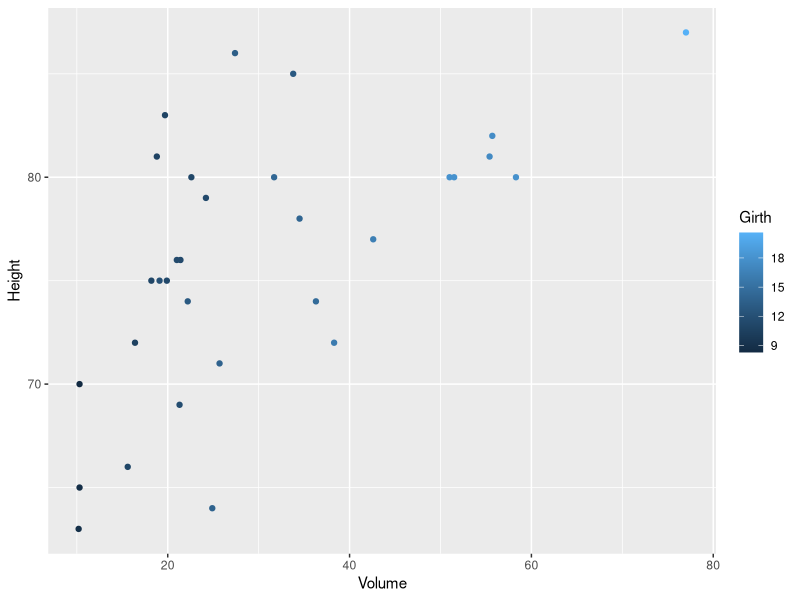

Reproduce this figure in R. (Note: this script raises an error after producing the figure.)
## ---- chunk 1
knitr::opts_chunk$set(echo = TRUE)
## ---- chunk 2
library(tidyverse)
## ---- chunk 3
trees

ggplot(data = trees, aes(x = Volume, y = Height, color = Girth)) +
  geom_point()# So for the most part, the three measured variables are pretty related to one another
## ---- chunk 4
height.model <- lm(data = trees, Height ~ Girth + Volume)
summary(height.model)

height.predict <- cbind(trees, predict(height.model))
trees$Predicted.Height <- height.predict$`predict(height.model)`

predict.height <- function(girth, volume) {
  Predicted.Height <- 83.2958 - (1.8615*girth) + (0.5756*volume)
  return(Predicted.Height)
}

predict.height(girth = 8.3, volume = 10.3)
## ---- chunk 5
predict.height <- function(girth, volume, units = "feet") {
  Predicted.Height <- 83.2958 - (1.8615*girth) + (0.5756*volume)
  if (units == "in"){
    return(Predicted.Height*12)
  }
  else if (units == "m"){
    return(Predicted.Height*0.3048)
  }
  else if (units == "cm") {
    return(Predicted.Height*30.48)
  }
  else{
    return(Predicted.Height)
  }
}

predict.height(8.3, 10.3, units = "m")

#Check our work!
predict.height(8.3, 10.3) * 0.3048
## ---- chunk 6
# predict.height(girth = 8.3)
# our function does not like this...

height.model.no.girth <- lm(data = trees, Height ~ Volume)
summary(height.model.no.girth)

height.model.no.volume <- lm(data = trees, Height ~ Girth)
summary(height.model.no.volume)
## ---- chunk 7
predict.height <- function(girth, volume, units = "feet") {
  if(girth == "no"){
    Predicted.Height <- 69.00336 + (0.2319*volume)
  }
  else if(volume == "no") {
    Predicted.Height <- 62.0313 + (1.0544*girth)
  }
  else{
    Predicted.Height <- 83.2958 - (1.8615*girth) + (0.5756*volume)
  }
  if (units == "inches"){
    return(Predicted.Height*12)
  }
  else if (units == "m"){
    return(Predicted.Height*0.3048)
  }
  else if (units == "cm") {
    return(Predicted.Height*30.48)
  }
  else{
    return(Predicted.Height)
  }
}

predict.height2(girth = "no", 20)
predict.height2(20, girth = "no") # if you define one of the variables (and units is the default in this case, then it does not matter which order you place the variables)
